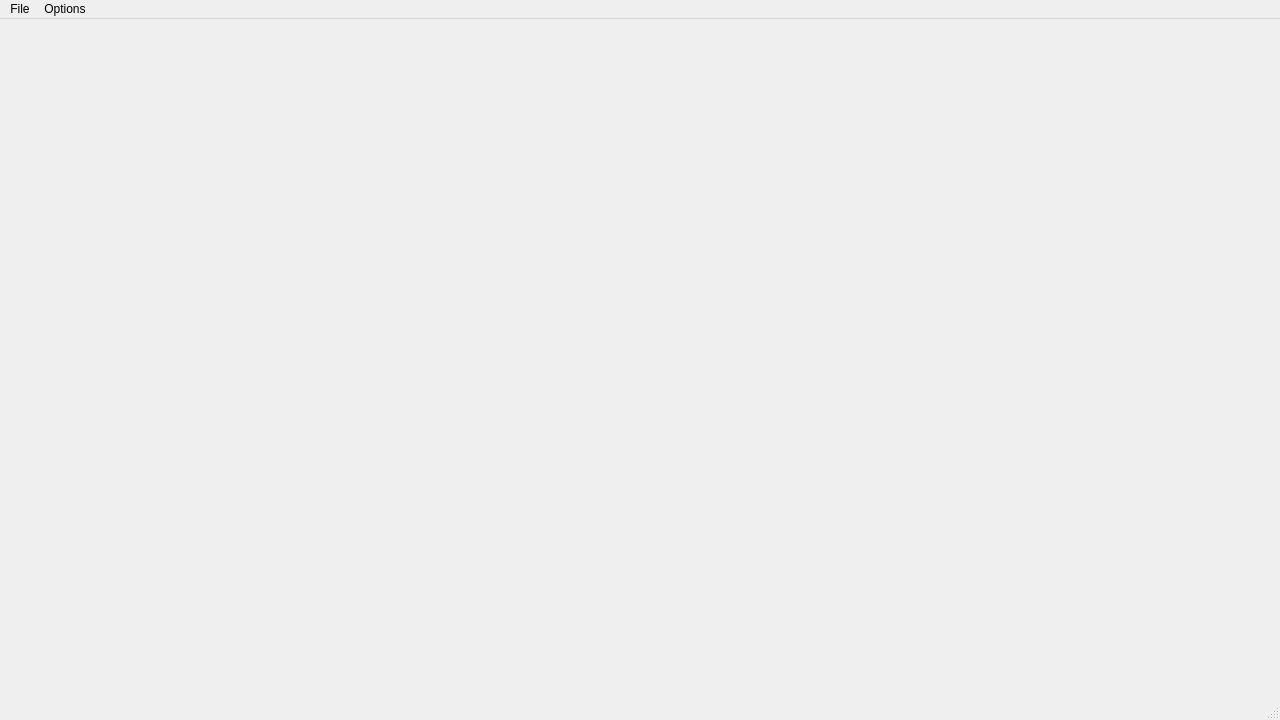
<?xml version="1.0" encoding="UTF-8"?>
<ui version="4.0">
 <class>MainWindow</class>
 <widget class="QMainWindow" name="MainWindow">
  <property name="geometry">
   <rect>
    <x>0</x>
    <y>0</y>
    <width>1280</width>
    <height>720</height>
   </rect>
  </property>
  <property name="minimumSize">
   <size>
    <width>640</width>
    <height>480</height>
   </size>
  </property>
  <property name="windowTitle">
   <string>Robot Controller</string>
  </property>
  <widget class="QWidget" name="centralwidget"/>
  <widget class="QMenuBar" name="menubar">
   <property name="geometry">
    <rect>
     <x>0</x>
     <y>0</y>
     <width>1280</width>
     <height>27</height>
    </rect>
   </property>
   <widget class="QMenu" name="menuTest">
    <property name="title">
     <string>File</string>
    </property>
   </widget>
   <widget class="QMenu" name="menuOptions">
    <property name="title">
     <string>Options</string>
    </property>
   </widget>
   <addaction name="menuTest"/>
   <addaction name="menuOptions"/>
  </widget>
  <widget class="QStatusBar" name="statusbar"/>
 </widget>
 <resources/>
 <connections/>
</ui>
